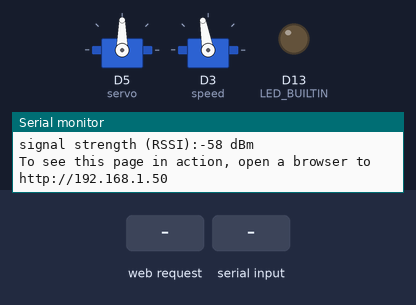
A sketch run on a simulated Arduino Uno R4 WiFi. Shown: 2 × servo, output pins drawn as LEDs (lit = HIGH), the last lines printed to the serial monitor. The test bench sets the inputs (shaded band). WiFi joins after 1.5 s; servers stay silent unless stated; not simulated (calls return 0 or success): arduino_secrets.h.

Above: at 12.7 s.
12.8 s: HTTP request GET /b received
At 15.5 s:
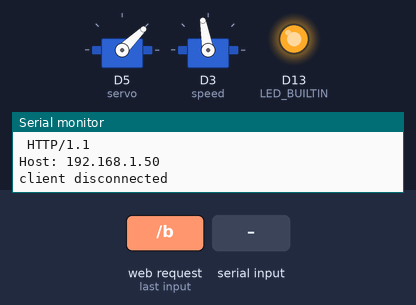
15.8 s: "c\n" received over Serial
At 18.61 s:
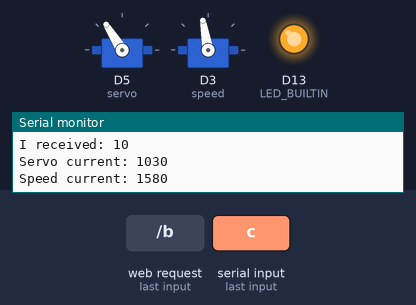
18.8 s: HTTP request GET /a received
At 18.95 s:
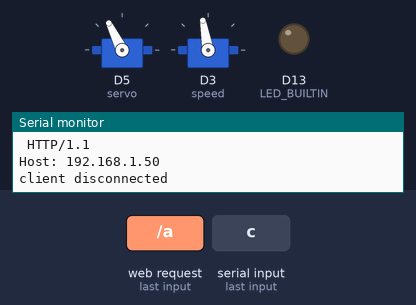
21.8 s: HTTP request GET /c received
At 21.95 s:
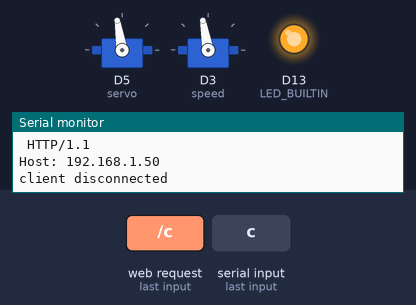
24.8 s: HTTP request GET /e received
At 26.0 s:
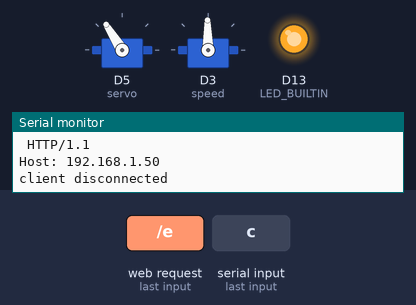
27.8 s: "a\n" received over Serial
At 28.35 s:
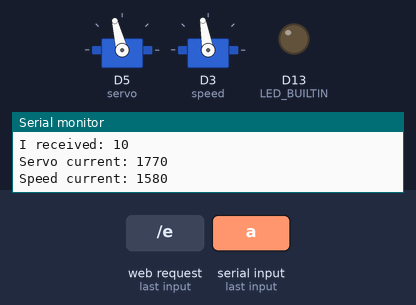
Timing chart, 0 to 30.8 s (numbered marks = the images above; inputs shaded):
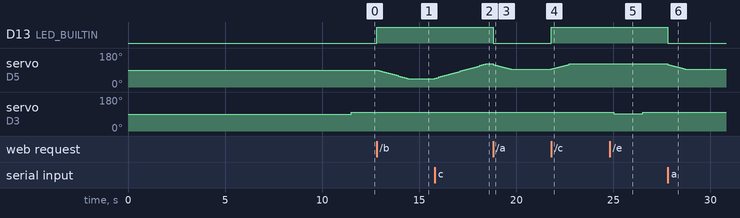

The sketch:

servo.ino
```cpp
#include <Servo.h>
#include "WiFiS3.h"
#include "arduino_secrets.h"

Servo servo;
Servo speed;
int servoPos = 1500;
int newServoPos = 1500;
unsigned long servoLastTime;

int speedPosNeutral = 1580;
int speedPos = speedPosNeutral;
int newSpeedPos = speedPosNeutral;
int forwardSpeed = 1600;
int backwardSpeed = 1480;
unsigned long speedLastTime;

unsigned int speedStateNeutral = 0;
unsigned int speedStateForward = 1;
unsigned int speedStateBackward = 2;
unsigned int speedState =  speedStateNeutral;


char ssid[] = SECRET_SSID;        // your network SSID (name)
char pass[] = SECRET_PASS;    // your network password (use for WPA, or use as key for WEP)
int keyIndex = 0;                 // your network key index number (needed only for WEP)

int led =  LED_BUILTIN;
int status = WL_IDLE_STATUS;
WiFiServer server(80);

// the setup function runs once when you press reset or power the board
void setup() {
  // initialize digital pin LED_BUILTIN as an output.
  Serial.begin(9600);
  pinMode(LED_BUILTIN, OUTPUT);
  setupServoAndEsc();
  setupWifiAndWebServer();
}

// Servo and electronic speed controller.
void setupServoAndEsc()
{
  servo.attach(5);
  speed.attach(3);
  servoLastTime = millis();
}

// Setup wifi
void setupWifiAndWebServer() {

  // check for the WiFi module:
  if (WiFi.status() == WL_NO_MODULE) {
    Serial.println("Communication with WiFi module failed!");
    // don't continue
    while (true);
  }

  String fv = WiFi.firmwareVersion();
  if (fv < WIFI_FIRMWARE_LATEST_VERSION) {
    Serial.println("Please upgrade the firmware");
  }

  // attempt to connect to WiFi network:
  while (status != WL_CONNECTED) {
    Serial.print("Attempting to connect to Network named: ");
    Serial.println(ssid);                   // print the network name (SSID);

    // Connect to WPA/WPA2 network. Change this line if using open or WEP network:
    status = WiFi.begin(ssid, pass);
    // wait 10 seconds for connection:
    delay(10000);
  }
  server.begin();                           // start the web server on port 80
  printWifiStatus();                        // you're connected now, so print out the status
}


// the loop function runs over and over again forever
void loop() {
  int command = readSerial();
  handleCommand(command);
  setServoPosition();
  setEscSpeed();
  wifiLoop();
}

void wifiLoop()
{
  WiFiClient client = server.available();

  if (client) {
    Serial.println("new client");
    String currentLine = "";
    while (client.connected()) {
      if (client.available()) {
        char c = client.read();
        Serial.write(c);
        if (c == '\n') {

          // if the current line is blank, you got two newline characters in a row.
          // that's the end of the client HTTP request, so send a response:
          if (currentLine.length() == 0) {
            // HTTP headers always start with a response code (e.g. HTTP/1.1 200 OK)
            // and a content-type so the client knows what's coming, then a blank line:
            client.println("HTTP/1.1 200 OK");
            client.println("Content-type:text/html");
            client.println();

            // the content of the HTTP response follows the header:
            printClientState(client);

            // break out of the while loop:
            break;
          } else {    // if you got a newline, then clear currentLine:
            currentLine = "";
          }
        } else if (c != '\r') {  // if you got anything else but a carriage return character,
          currentLine += c;      // add it to the end of the currentLine
        }


        if (currentLine.endsWith("GET /a")) {
          handleCommand(97);
        }
        if (currentLine.endsWith("GET /b")) {
          handleCommand(98);
        }
        if (currentLine.endsWith("GET /c")) {
          handleCommand(99);
        }
        if (currentLine.endsWith("GET /d")) {
          handleCommand(100);
        }
        if (currentLine.endsWith("GET /e")) {
          handleCommand(101);
        }
        if (currentLine.endsWith("GET /f")) {
          handleCommand(102);
        }
      }

    }
    // close the connection:
    printClientState(client);
    client.stop();
    Serial.println("client disconnected");
  }
}

void printClientState(WiFiClient& client){
  client.print("<p>");
  client.print("Speed: ");
  client.print(speedPos, DEC);
  client.print("  ");
  client.print("servo: ");
  client.print(servoPos, DEC);
  client.print("</p>");
  client.println();
}

void handleCommand(int command)
{
  if(command >= 97 && command <= 110)
  {
   Serial.print("Handling command: ");
   Serial.println(command, DEC);
  }

  switch(command)
  {
    //a
    case 97:
      digitalWrite(LED_BUILTIN, LOW);
      newServoPos = 1500;
      break;

    //b
    case 98:
      digitalWrite(LED_BUILTIN, HIGH);
      newServoPos = 1000;
      break;

    //c
    case 99:
      digitalWrite(LED_BUILTIN, HIGH);
      newServoPos = 1800;
      break;

    //d
    case 100:
      speedState = speedStateForward;
      break;

    //e
    case 101:
      speedState = speedStateBackward;
      break;

    //f
    case 102:
      speedState = speedStateNeutral;
      speed.writeMicroseconds(speedPosNeutral);
      break;
  }
}

void setEscSpeed()
{
  unsigned long currentTime = millis();

  if((currentTime - speedLastTime) <= 1500) {
    return;
  }

  if(speedState == speedStateNeutral)
  {
    speed.writeMicroseconds(speedPosNeutral);
  }

  if(speedState == speedStateForward)
  {
    speed.writeMicroseconds(forwardSpeed);
    speedState = speedStateNeutral;
  }

  if(speedState == speedStateBackward)
  {
    speed.writeMicroseconds(backwardSpeed);
    speedState = speedStateNeutral;
  }

  speedLastTime = millis();
}

void setServoPosition()
{
  unsigned long currentTime = millis();

  if((currentTime - servoLastTime) <= 100) {
    return;
  }

  if(newServoPos == servoPos)
  {
    return;
  }

  int diff = abs(newServoPos - servoPos);

  if(diff > 30)
  {
    if(newServoPos > servoPos)
    {
      servoPos += 30;
    }
    else if (newServoPos < servoPos) {
      servoPos -= 30;
    }
  }
  else {
    servoPos = newServoPos;
  }

  // prevent overflow
  if(servoPos > 2000) {
    servoPos = 2000;
  }
  if(servoPos < 1000)
  {
    servoPos = 1000;
  }

  servo.writeMicroseconds(servoPos);

  servoLastTime = millis();
}

int readSerial() {
  if (Serial.available() > 0) {
    int incomingByte = Serial.read();
    Serial.print("I received: ");
    Serial.println(incomingByte, DEC);
    Serial.print("Servo current: ");
    Serial.println(servoPos, DEC);
    Serial.print("Speed current: ");
    Serial.println(speedPos, DEC);
    return incomingByte;
  }
  return 0;
}

void printWifiStatus() {
  // print the SSID of the network you're attached to:
  Serial.print("SSID: ");
  Serial.println(WiFi.SSID());

  // print your board's IP address:
  IPAddress ip = WiFi.localIP();
  Serial.print("IP Address: ");
  Serial.println(ip);

  // print the received signal strength:
  long rssi = WiFi.RSSI();
  Serial.print("signal strength (RSSI):");
  Serial.print(rssi);
  Serial.println(" dBm");
  // print where to go in a browser:
  Serial.print("To see this page in action, open a browser to http://");
  Serial.println(ip);
}
```

Measured:
- after the input at 12.8 s, D13 (LED_BUILTIN): LOW → HIGH at once; servo on D5 (servo): moves from 90° to 44° over 1.5 s, starting after 0.10 s
- after the input at 15.8 s, servo on D5 (servo): moves from 44° to 122° over 2.6 s, starting at once
- after the input at 18.8 s, D13 (LED_BUILTIN): HIGH → LOW at once; servo on D5 (servo): moves from 122° to 93° over 0.91 s, starting at once
- after the input at 21.8 s, D13 (LED_BUILTIN): LOW → HIGH at once; servo on D5 (servo): moves from 93° to 122° over 0.91 s, starting at once
- after the input at 24.8 s, servo on D3 (speed): 100° → 91° after 0.21 s, → 100° 1.5 s later
- after the input at 27.8 s, D13 (LED_BUILTIN): HIGH → LOW at once; servo on D5 (servo): moves from 122° to 93° over 0.91 s, starting at once
